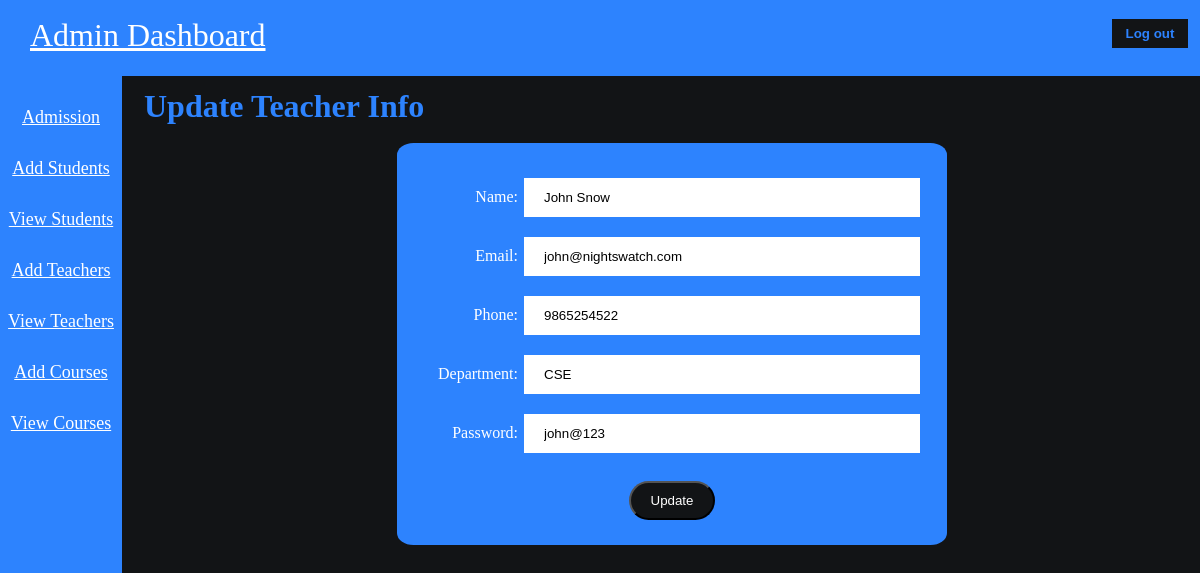
/admin_update_teacher.php?teacher_id=3 (signed in), run on the app's committed database.
### tables this page shows
CREATE TABLE `teachers` (
  `id` int(15) NOT NULL,
  `Name` varchar(50) DEFAULT NULL,
  `Email` varchar(50) DEFAULT NULL,
  `Phone` bigint(15) DEFAULT NULL,
  `Password` varchar(20) DEFAULT NULL,
  `Department` varchar(50) DEFAULT NULL,
  `Image` varchar(50) DEFAULT NULL
);

### admin_update_teacher.php (the view, shortened to what this page needs)
<?php
$host="localhost";
$user="root";
$password="";
$db="student management system";
$data=mysqli_connect($host,$user,$password,$db);
$t_id=$_GET['teacher_id'];
if($t_id){
    $sql="SELECT * from teachers WHERE id='$t_id'";
    $result=mysqli_query($data,$sql);
    $info=$result->fetch_assoc();
}
?>
<!DOCTYPE html>
<html>
    <head>
        <link rel="stylesheet" type="text/css" href="admin_update_teacher.css">
    </head>
    <body>
        <?php
            include 'admin_sidebar.php';
        ?>
        <div class="content">
            <h1>Update Teacher Info</h1>
            <br>
            <div>
                <form action="#" method="POST" enctype="multipart/form-data">
                    <div>
                        <label>Name:</label>
                         <input type="text" name="name" value="<?php echo "{$info['Name']}";?>">
                    </div>
                    <div>
                        <label>Email:</label>
                         <input type="text" name="email" value="<?php echo "{$info['Email']}";?>">
                    </div>
                    <div>
                        <label>Phone:</label>
                        <input type="text" name="phone" value="<?php echo "{$info['Phone']}";?>">
                    </div>
                    <div>
                        <label>Department:</label>
                        <input type="text" name="department" value="<?php echo "{$info['Department']}";?>">
                    </div>
                    <div>
                        <label>Password:</label>
                        <input type="text" name="password" value="<?php echo "{$info['Password']}";?>">
                    </div>
                    <br>
                    <center>
                    <a href=""><input type="submit" name="update" value="Update"></a>
                    </center>
                </form>
            </div>
        </div>
    </body>
</html>

### admin_update_teacher.css (style rules this page uses)
:root { --primary: #2D83FE; --secondary: #121416; --pure: white; --dark: black; }
body { background-color: var(--secondary); }
* { margin: 0px; padding: 0px; }
a { color: var(--pure); font-size: larger; }
.content { text-align: center; margin-left: 12%; margin-top: 1%; color: var(--primary); }
.content h1 { text-align: left; }
form { color: var(--pure); text-align: right; border-radius: 3%; width: 500px; display: inline-block; padding: 25px; background-color: var(--primary); }
label { text-align: right; }
input[type=text], input[type=number] { display: inline-block; width: 80%; margin: 8px 0; padding: 12px 20px; border: 2px solid var(--primary); box-sizing: border-box; }
input[type=submit] { background: var(--secondary); color: var(--pure); padding: 10px 20px; border-radius: 25px; }

### data on the page
teachers: name "John Snow", email "john@nightswatch.com", phone "9865254522", department "CSE", password "john@123"
